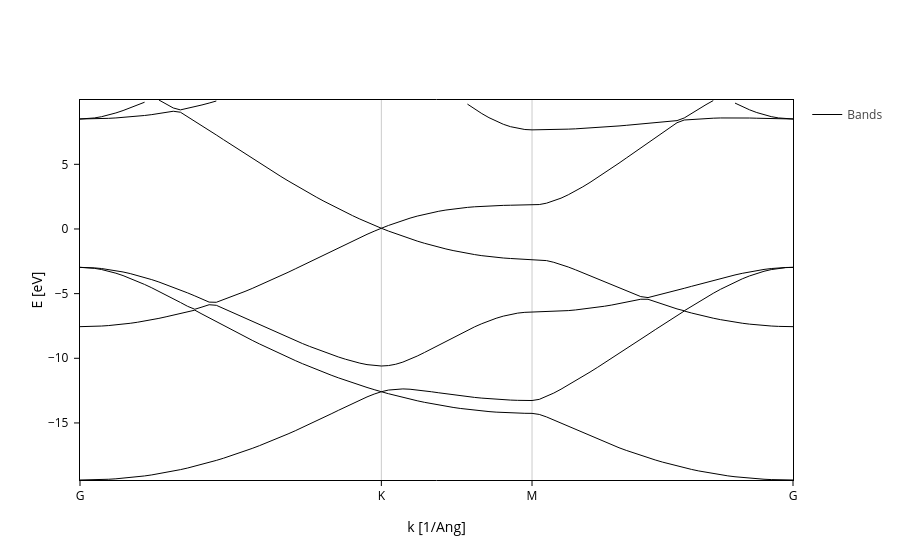

Notebook code cell kept with this figure:
### Code cell
band_struct.plot(Erange=[-22,10]).update_layout(height=500)
